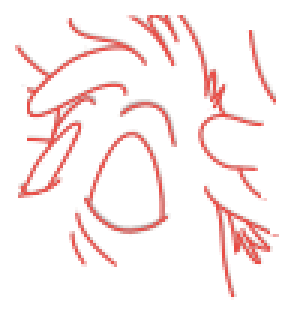
#> input picture img/small.gif, 99 x 109 px (shown 3 times larger)
$ python TopVectorization.py   (older library calls are emulated)
#> lines starting #> are read from the running program, lines starting #| are printed output that depends on the picture; after the words box and inside, x2 and y2 are one past the last pixel; in counts of white or black regions, pixels touching at a corner belong together; long printed decimals are rounded
import numpy as np
import scipy.misc as spm
import matplotlib.pyplot as plt
import matplotlib.lines as lines
import pickle
import heapq

def stroke_disam(im):
    (gradx, grady) = np.gradient(im)
    #build M mask
    norm_threshold = .1*np.max(np.sqrt(np.square(gradx) + np.square(grady)))
    M = np.sqrt(np.square(gradx) + np.square(grady)) >= norm_threshold
    global sh
    sh = np.shape(im)
    count = np.sum(M)
    rad = np.zeros(sh)
    deltax = np.zeros(sh)
    deltay = np.zeros(sh)
    rdeltax = np.zeros(sh)
    rdeltay = np.zeros(sh)
    #while sum of M mask is greater than min
    it = 0
    dt = - .01
    while np.sum(M) > count * .01:
        it += 1
        #move pixels
        deltax += dt*gradx*M
        deltay += dt*grady*M
        shifted_grads = {}
        #remove finished ones
        for i in range(sh[0]):
            for j in range(sh[1]):
                si = int(i + deltax[i,j])
                sj = int(j + deltay[i,j])
                if si >= sh[0] or sj >= sh[1] or si < 0 or sj < 0:
                    deltax[i,j] -= dt*gradx[i,j]
                    deltay[i,j] -= dt*grady[i,j]
                    si = int(i + deltax[i,j])
                    sj = int(j + deltay[i,j])
                    M[i,j] = 0
                if si not in shifted_grads:
                    shifted_grads[si] = {}
                if sj not in shifted_grads[si]:
                    shifted_grads[si][sj] = []
                if deltax[i,j] != 0 or deltay[i,j] != 0:
                    shifted_grads[si][sj] += [(gradx[i,j], grady[i,j])]
        for i in range(1,sh[0]-1):
            for j in range(1,sh[1]-1):
                if M[i,j] == 0:
                    continue
                si = int(i + deltax[i,j])
                sj = int(j + deltay[i,j])

                Nij = [[-1,0], [-1,1], [0,1], [1,1], [1, 0], [1,-1], [0,-1], [-1,-1]]
                for k in range(len(Nij)):
                    x = Nij[k]
                    if si + x[0] >= sh[0] or sj + x[1] >= sh[1] or si + x[0] < 0 or sj + x[1] < 0:
                        continue
                    for test in shifted_grads.get(si+x[0], {}).get(sj+x[1], []):
                        if np.dot(test,[gradx[i,j], grady[i, j]]) < 0 and  \
                           np.dot(x,[gradx[i,j], grady[i,j]]):
                            M[i,j] = 0

    print(np.max(deltax), np.max(deltay), np.sum(M))
    for i in range(1, sh[0]-1):
        for j in range(1, sh[1]-1):
            N = [[deltax[i+1, j], deltay[i+1, j]],
                 [deltax[i, j+1], deltay[i, j+1]],
                 [deltax[i-1, j], deltay[i-1, j]],
                 [deltax[i, j], deltay[i, j]],
                 [deltax[i+1, j+1], deltay[i+1, j+1]],
                 [deltax[i-1, j+1], deltay[i-1, j+1]],
                 [deltax[i-1, j-1], deltay[i-1, j-1]],
                 [deltax[i+1, j-1], deltay[i+1, j-1]],
                 [deltax[i, j-1], deltay[i, j-1]]]
            for test in N:
                if rad[i, j] < np.linalg.norm(test):
                    rad[i, j] = 1.5*np.linalg.norm(test)

    nodes = {}
    for i in range(sh[0]):
        for j in range(sh[1]):
            if deltax[i,j] != 0 or deltay[i,j] != 0:
                nodes[i+deltax[i,j],j+deltay[i,j]] = rad[i,j]

    print("mean width", np.sum(rad)/np.count_nonzero(rad))
    print("node count", len(nodes))
    #plot nodes
    arr = np.array(list(nodes.keys()))
    x = arr[:, 1]
    y = sh[0] - arr[:, 0]
    plt.figure(4)
    plt.plot(x,y, 'b.')
    return nodes

def topo_extraction(nodes):
    #build graph
    edgelist = {}
    k = list(nodes.keys())
    for n in range(len(k)):
        if n % 500 == 0:
            print(n)
        node = k[n]
        #for di in range(-int(maxdist), int(maxdist)):
        #    for dj in range(-int(maxdist), int(maxdist)):
        #        other = (i+di, j + dj)
        for m in range(n,len(k)):
            other = k[m]
            if other == node: # or other not in nodes:
                continue
            dist = np.sqrt(np.square(node[0]-other[0]) + np.square(node[1]-other[1]))
            if dist < nodes[node]:
                edgelist[key(node, other)] = dist
    with open("dump/edgelist", "wb") as f:
        pickle.dump(edgelist, f)
    """
    with open("dump/edgelist", "rb") as f:
        edgelist = pickle.load(f)
    """
    global sh
    #plot graph
    fig = plt.figure(5)
    ax = fig.add_subplot(111)
    ax.set_ylim(0, sh[0])
    ax.set_xlim(0, sh[1])
    for edge in edgelist.keys():
        x = [edge[1], edge[3]]
        y = [sh[0] - edge[0], sh[0] - edge[2]]
        line = lines.Line2D(x,y)
        ax.add_line(line)
    #calculate MST
    print("num edges", len(edgelist))
    MST = getMST(nodes, edgelist)
    #plot MST
    fig = plt.figure(6)
    ax = fig.add_subplot(111)
    ax.set_ylim(0, sh[0])
    ax.set_xlim(0, sh[1])
    for u in MST.keys():
        for v in MST[u].keys():
            x = [u[1], v[1]]
            y = [sh[0] - u[0], sh[0] - v[0]]
            line = lines.Line2D(x,y)
            ax.add_line(line)
    #prune 'twigs'
    pMST = prune(MST, nodes)
    #plot pMST
    fig = plt.figure(7)
    ax = fig.add_subplot(111)
    ax.set_ylim(0, sh[0])
    ax.set_xlim(0, sh[1])
    for u in pMST.keys():
        for v in pMST[u].keys():
            x = [u[1], v[1]]
            y = [sh[0] - u[0], sh[0] - v[0]]
            line = lines.Line2D(x,y)
            ax.add_line(line)
    plt.show()
    return edgelist, pMST
    pass

def getMST(nodes, edgelist):
    MST = {}
    sets = {}
    s = np.argsort(list(edgelist.values()))
    keys = list(edgelist.keys())
    edges = [keys[x] for x in s]
    print(s)
    for node in nodes.keys():
        sets[node] = set([node])
        MST[node] = {}
    for edge in edges:
        u = (edge[0], edge[1])
        v = (edge[2], edge[3])
        if findset(sets, u) is not findset(sets, v):
            MST[u][v] = edgelist[key(u,v)]
            MST[v][u] = edgelist[key(u,v)]
            sets = union(sets, u, v)
    count = 0
    for curr_set in sets.values():
        if len(curr_set) != 0:
            count += 1
            #print(len(curr_set))
    print("conn comp", count)


    return MST

def findset(sets, node):
    for s in sets.values():
        if node in s:
            return s
    assert False
def union(sets, u, v):
    for k in sets.keys():
        if u in sets[k]:
            uk = k
    for k in sets.keys():
        if v in sets[k]:
            vk = k
    sets[uk] = sets[uk] | sets[vk]
    sets[vk] = set()
    return sets

def prune(MST, nodes):
    heap = []
    biggest_deleted = {}
    for node in MST.keys():
        biggest_deleted[node] = 0
        if len(MST[node]) == 1:
            heap += [node]
    while heap != []:
        node = min(heap, key=lambda x: list(MST[x].values())[0])
        heap.remove(node)

        other_coords = list(MST[node].keys())[0]
        maxdist = nodes[node]
        if MST[node][other_coords] > maxdist:
            continue
        biggest_deleted[other_coords] = max(biggest_deleted[other_coords], MST[node][other_coords])
        del MST[other_coords][node]
        if len(MST[other_coords]) == 1:
            MST[other_coords][list(MST[other_coords].keys())[0]] += biggest_deleted[other_coords]
            heap += [other_coords]
        elif len(MST[other_coords]) == 0:
            del MST[other_coords]
            heap.remove(other_coords)

        del MST[node]


    #find all terminals and put in minheap based on current length + edgeweight
    #pop and delete edge, add new terminal to min heap(if there is one)
    print(len(MST))
    return MST


def key(a, b):
    if a[0] < b[0] or (a[0] == b[0] and a[1] < b[1]):
        return (a[0], a[1], b[0], b[1])
    return (b[0], b[1], a[0], a[1])

def redraw(MST, edgelist, dims):
    #choose endpoints
    endpoints = []
    for node in MST.keys():
        if len(MST[node]) == 1 or len(MST[node]) > 2:
            endpoints += [node]
    print("endpoints: ", len(endpoints))
    #trace centerlines
    fig = plt.figure(2)
    ax = fig.add_subplot(111)
    count = 0

    el= {}
    for pair in edgelist.keys():
        u = (pair[0],pair[1])
        v = (pair[2],pair[3])
        if u not in el:
            el[u] = {}
        if v not in el:
            el[v] = {}
        el[u][v] = edgelist[pair]
        el[v][u] = edgelist[pair]

    for node in endpoints:
        count += 1
        if count % 5 == 0:
            print(count)
        shortest_path = dijkstra(node, el)
        for other in endpoints:
            #other_obj = astar(node, other, edgelist)
            if other not in shortest_path:
                continue
            x = []
            y = []
            other_obj = shortest_path[other]
            while other_obj != None:
                x += [dims[0] - other_obj.coords[0]]
                y += [other_obj.coords[1]]
                other_obj = other_obj.prev
            line = lines.Line2D(y,x)
            ax.add_line(line)
        pass
    ax.set_ylim(0, dims[0])
    ax.set_xlim(0, dims[1])
    plt.show()
    #draw the lines I guess


    # Second, our reverse drawing procedure
    # utilizes the drawing topology to identify ambigu-
    # ous regions (e.g., junctions and sharp corners) and then corrects the
    # centerline estimates by choosing the most likely centerline config-
    # uration among all possible ones.

    pass
"""
def astar(start_node, dest, edeglist):

    node = start_node

    frontier = [Node(node, 0, 0, 0, None)]

    while len(frontier):
        node = min(frontier, key=lambda x: x.dist+x.h)
        #print(node)
        #print(frontier)
        frontier.remove(node)
        if node.coords == dest:
            return node
        for n in edgelist[node.coords].keys():
            h = np.sqrt((dest[0] - n[0])**2+(dest[1] - n[1])**2) #line dist
            frontier.append(Node(n, node.dist+node.weight, edgelist[node.coords][n], h, node))
    return None

"""

def dijkstra(start_node, edgelist):

    shortest_path = {}
    node = start_node
    frontier = [Node(node, 0, None)]
    while len(frontier):
        node = min(frontier, key=lambda x: x.dist)
        #print(node)
        #print(frontier)
        frontier.remove(node)

        if node.coords not in shortest_path:
            shortest_path[node.coords] = node
        else:
            continue

        for n in edgelist[node.coords].keys():
            frontier.append(Node(n, node.dist + edgelist[node.coords][n], node))

    return shortest_path


class Node:
    #def __init__(self, coords, dist, weight, h, node):
    def __init__(self, coords, dist, node):
        self.coords = coords
        self.dist = dist
        #self.weight = weight
        #self.h = h
        self.prev = node


if __name__ == '__main__':
    #im = spm.imread('img/Screen Shot 2017-12-06 at 6.04.30 PM.png', flatten=True)
    im = spm.imread('img/small.gif', flatten=True)
#> im: shape (109, 99) float32; min 119.4, max 255, mean 243.5
    plt.figure(1)
    plt.imshow(im, cmap='gray')
    nodes = stroke_disam(im)
#> in stroke_disam, `(gradx, grady) = np.gradient(im)`:
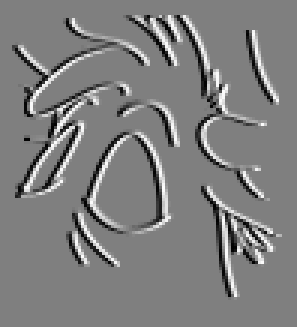
#> grady: shape (109, 99) float32 (shown 3 times larger); min -67.79, max 67.79, mean 0; drawn with min black and max white
#> in stroke_disam, `norm_threshold = .1*np.max(np.sqrt(np.square(gradx) + np.square(grady)))`: norm_threshold = 9.42
#> in stroke_disam, `M = np.sqrt(np.square(gradx) + np.square(grady)) >= norm_threshold`:
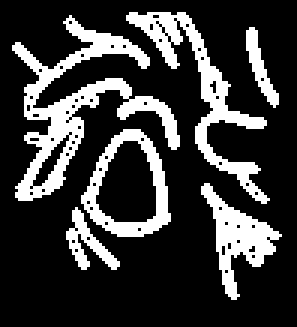
#> M: shape (109, 99) bool (shown 3 times larger); 22.7% white; 6 white regions, box (x1, y1, x2, y2) and area: (4, 5, 60, 67) 910, (42, 4, 90, 68) 570, (67, 61, 94, 100) 367, (27, 43, 57, 79) 356, (22, 69, 40, 90) 135, (82, 9, 93, 36) 108
#> in stroke_disam, `count = np.sum(M)`: count = 2446
#> the loop in stroke_disam, `while np.sum(M) > count * .01:` made 8 passes
#> pass 2, in stroke_disam, `deltay += dt*grady*M`:
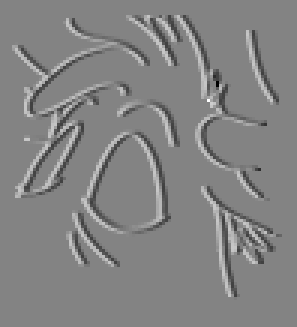
#> deltay: shape (109, 99) float64 (shown 3 times larger); min -1.31, max 1.23, mean -0.00013; drawn with min black and max white
#> after the loop in stroke_disam, `while np.sum(M) > count * .01:`:
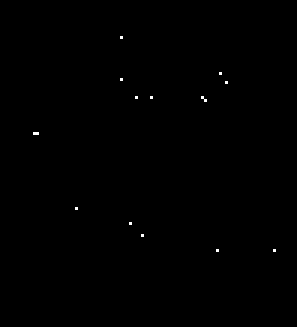
#> M: shape (109, 99) bool (shown 3 times larger); 0.14% white in thin lines or dots, all inside (x1, y1, x2, y2) = (11, 12, 92, 84)
#> after the loop in stroke_disam, `while np.sum(M) > count * .01:`:
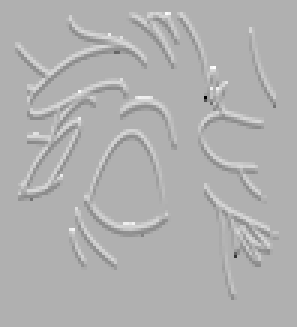
#> deltax: shape (109, 99) float64 (shown 3 times larger); min -3.08, max 1.36, mean 0.000975; drawn with min black and max white
#> after the loop in stroke_disam, `while np.sum(M) > count * .01:`: deltay: shape (109, 99) float64; 0.24% of pixels changed, all inside (x1, y1, x2, y2) = (5, 24, 92, 84)
#> after the loop in stroke_disam, `while np.sum(M) > count * .01:`: it = 8
#| 1.359 2.459 15
#> after the loop in stroke_disam, `for i in range(1, sh[0]-1):`:
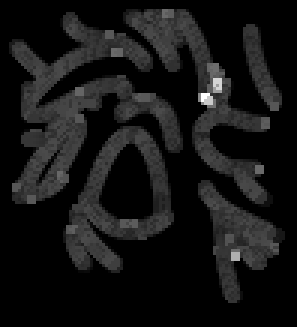
#> rad: shape (109, 99) float64 (shown 3 times larger); min 0, max 4.73, mean 0.38; drawn with min black and max white
#> after the loop in stroke_disam, `for i in range(sh[0]):`: nodes = 2446 items
#| mean width 1.030
#| node count 2446
#> in stroke_disam, `arr = np.array(list(nodes.keys()))`: arr = 2446 pairs, first value 4.19 to 98.82, second value 4.27 to 92.71
#> in stroke_disam, `x = arr[:, 1]`: x = 2446 values, max 92.71 at index 2173, min 4.27 at index 311, mean 48.87
#> in stroke_disam, `y = sh[0] - arr[:, 0]`: y = 2446 values, max 104.8 at index 2, min 10.18 at index 2445, mean 62.79
#> nodes = 2446 items
    with open("dump/nodes", "wb") as f:
        pickle.dump(nodes, f)
    #dis = pickle.load(open("dump/nodes", "rb"))
    edgelist, MST = topo_extraction(nodes)
#> in topo_extraction, `k = list(nodes.keys())`: k has the same summary as arr in stroke_disam
#> the loop in topo_extraction, `for n in range(len(k)):` made 2446 passes
#> node on passes 1 to 3: (4.29, 43), (4.34, 44), (4.19, 45)
#| 0
#| 500
#| 1000
#| 1500
#| 2000
#> after the loop in topo_extraction, `for n in range(len(k)):`: edgelist = 4599 items
#> the loop in topo_extraction, `for edge in edgelist.keys():` made 4599 passes
#> (edge, x, y) on passes 1 to 3: ((4.38, 49, 4.64, 50), [49, 50], [104.6, 104.4]), ((4.38, 49, 5, 48.38), [49, 48.38], [104.6, 104]), ((4.5, 51, 4.64, 50), [51, 50], [104.5, 104.4])
#| num edges 4599
#> in getMST, `s = np.argsort(list(edgelist.values()))`: s = 4599 values, max 4598 at index 775, min 0 at index 3089, mean 2299
#> in getMST, `keys = list(edgelist.keys())`: keys = 4599 items, first 6: (4.38, 49, 4.64, 50), (4.38, 49, 5, 48.38), (4.5, 51, 4.64, 50), (4.64, 50, 5.59, 49.64), (4.64, 50, 5.43, 50.12), (4.64, 50, 5.54, 50.65)
#> in getMST, `edges = [keys[x] for x in s]`: edges = 4599 items, first 6: (83.45, 32.55, 83.46, 32.54), (82.46, 31.55, 82.47, 31.55), (19.52, 9.48, 19.54, 9.48), (18.52, 8.48, 18.52, 8.46), (20.41, 9.56, 20.41, 9.55), (18.44, 7.58, 18.45, 7.59)
#> (printed output is left out)
#> the loop in getMST, `for node in nodes.keys():` made 2446 passes
#> after the loop in getMST, `for node in nodes.keys():`: MST = 2446 items
#> the loop in getMST, `for edge in edges:` made 4599 passes
#> after the loop in getMST, `for curr_set in sets.values():`: count = 409
#| conn comp 409
#> in topo_extraction, `MST = getMST(nodes, edgelist)`: MST = 2446 items
#> the loop in topo_extraction, `for u in MST.keys():` made 2446 passes
#> the loop in prune, `for node in MST.keys():` made 2446 passes
#> node on passes 1, 2, 3, 4, 5, 7, 10, 11, 13, 15, 16, 17: (4.29, 43), (4.34, 44), (4.19, 45), (4.38, 49), (4.64, 50), (4.65, 52), (5.31, 55), (5.15, 56), (4.61, 60), (5.52, 23), (5, 42.29), (5.11, 43.25)
#> heap on passes 6, 8, 9, 12, 14: [(4.5, 51)], [(4.5, 51), (4.52, 53)], [(4.5, 51), (4.52, 53), (4.27, 54)], [(4.5, 51), (4.52, 53), (4.27, 54), (4.35, 59)], [(4.5, 51), (4.52, 53), (4.27, 54), (4.35, 59), (4.2, 61)]
#> after the loop in prune, `for node in MST.keys():`: heap = 732 pairs, first value 4.2 to 98.35, second value 4.27 to 91.82
#> the loop in prune, `while heap != []:` made 839 passes
#> (node, other_coords, maxdist) on passes 1 to 3: ((82.47, 31.55), (82.46, 31.55), 1.09), ((18.52, 8.48), (18.52, 8.46), 1.24), ((20.41, 9.55), (20.41, 9.56), 1.1)
#| 1757
#> the loop in topo_extraction, `for u in pMST.keys():` made 1757 passes
    dims = np.shape(im)
    redraw(MST, edgelist, dims)
#> the loop in redraw, `for node in MST.keys():` made 1757 passes
#| endpoints:  317
#> the loop in redraw, `for pair in edgelist.keys():` made 4599 passes
#> the loop in redraw, `for node in endpoints:` made 317 passes
#| 5
#| 10
#| 15
#| 20
#| 25
#| 30
#| 35
#| 40
#> (further printed lines are left out)
#> in redraw, `plt.show()`:
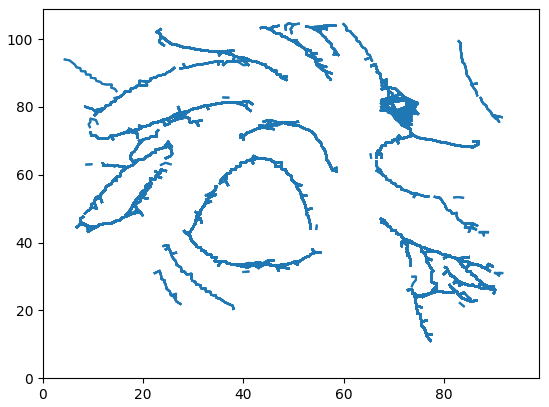
#> figure drawn by matplotlib, 1 panel
    plt.show(block=True)
